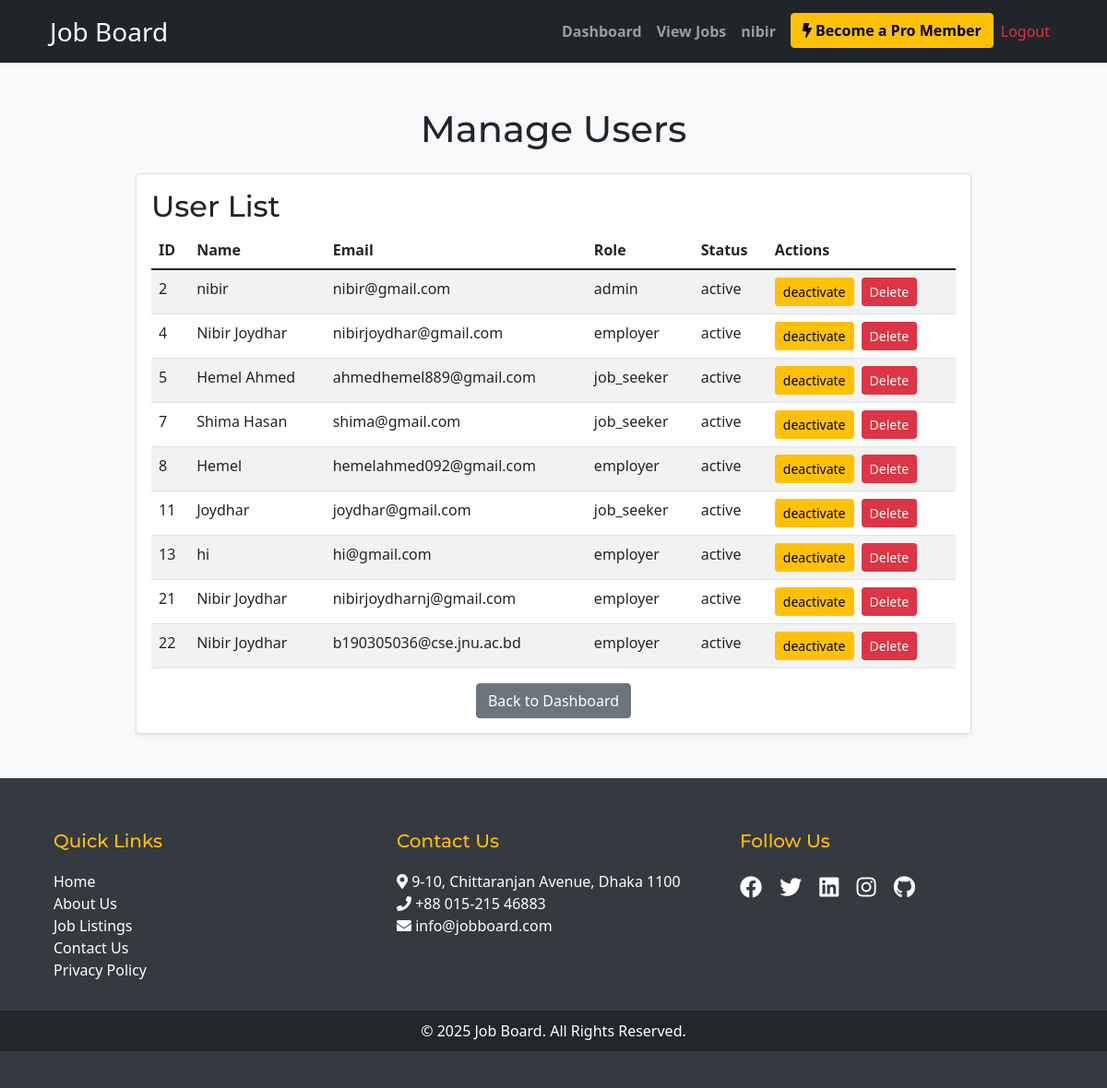
The page /manage_users.php (signed in) on the database as committed earlier.
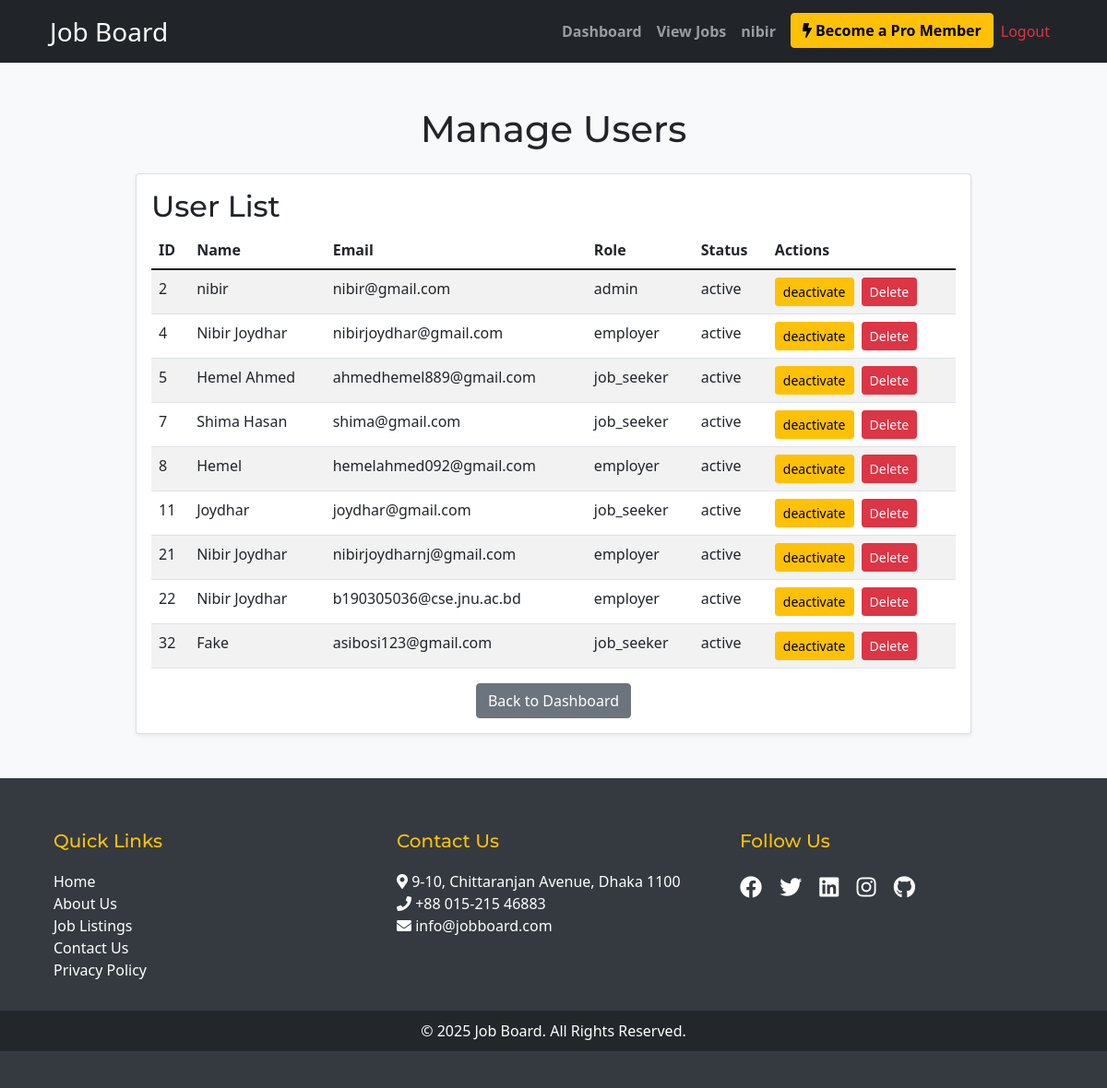
The same page on the database as committed later.
### tables this page shows
CREATE TABLE `users` (
  `id` int NOT NULL,
  `name` varchar(100) NOT NULL,
  `email` varchar(100) NOT NULL,
  `password` varchar(255) NOT NULL,
  `role` enum('job_seeker','employer','admin') NOT NULL,
  `created_at` timestamp NOT NULL DEFAULT CURRENT_TIMESTAMP,
  `status` enum('active','inactive') NOT NULL DEFAULT 'active',
  `is_verified` tinyint(1) DEFAULT '0',
  `verification_code` varchar(255) DEFAULT NULL,
  `reset_token` varchar(255) DEFAULT NULL,
  `reset_expires` datetime DEFAULT NULL,
  `is_premium` tinyint(1) DEFAULT '0'
);

### manage_users.php (the view, shortened to what this page needs)
<?php
include('includes/db.php');
$sql = "SELECT * FROM users";
$result = $conn->query($sql);
?>
<!DOCTYPE html>
<html>
<head>
    <?php include('headlink.php');?>
</head>
<body class="bg-light">
    <?php include('header.php'); ?>
    <div class="container mt-5">
        <h1 class="text-center mb-4">Manage Users</h1>
        <div class="row">
            <div class="col-md-10 mx-auto">
                <div class="card shadow-sm">
                    <div class="card-body">
                        <h2 class="card-title">User List</h2>
                        <table class="table table-striped">
                            <thead>
                                <tr>
                                    <th>ID</th>
                                    <th>Name</th>
                                    <th>Email</th>
                                    <th>Role</th>
                                    <th>Status</th>
                                    <th>Actions</th>
                                </tr>
                            </thead>
                            <tbody id="userTable">
                                <?php
                                if ($result->num_rows > 0) {
                                    while ($row = $result->fetch_assoc()) {
                                        $action = ($row['status'] == 'active') ? 'deactivate' : 'activate';
                                        echo "<tr id='user-{$row['id']}'>";
                                        echo "<td>" . $row['id'] . "</td>";
                                        echo "<td>" . $row['name'] . "</td>";
                                        echo "<td>" . $row['email'] . "</td>";
                                        echo "<td>" . $row['role'] . "</td>";
                                        echo "<td class='status-{$row['id']}'>" . $row['status'] . "</td>";
                                        echo "<td>";
                                        echo "<button class='btn btn-warning btn-sm toggle-status' data-id='" . $row['id'] . "' data-action='$action'>$action</button>";
                                        echo "<button class='btn btn-danger btn-sm delete-user ms-2' data-id='" . $row['id'] . "'>Delete</button>";
                                        echo "</td>";
                                        echo "</tr>";
                                    }
                                } else {
                                    echo "<tr><td colspan='6' class='text-center'>No users found.</td></tr>";
                                }
                                ?>
                            </tbody>
                        </table>
                        <div class="text-center mt-3">
                            <a href="admin_dashboard.php" class="btn btn-secondary">Back to Dashboard</a>
                        </div>
                    </div>
                </div>
            </div>
        </div>
    </div>
    <?php include('footer.php'); ?>
</body>
</html>

Rows that differ between the two databases and show on the page:
removed users: id "13", name "hi", email "hi@gmail.com", role "employer", status "active", status "deactivate"
added users: id "32", name "Fake", email "asibosi123@gmail.com", role "job_seeker", status "active", status "deactivate"
